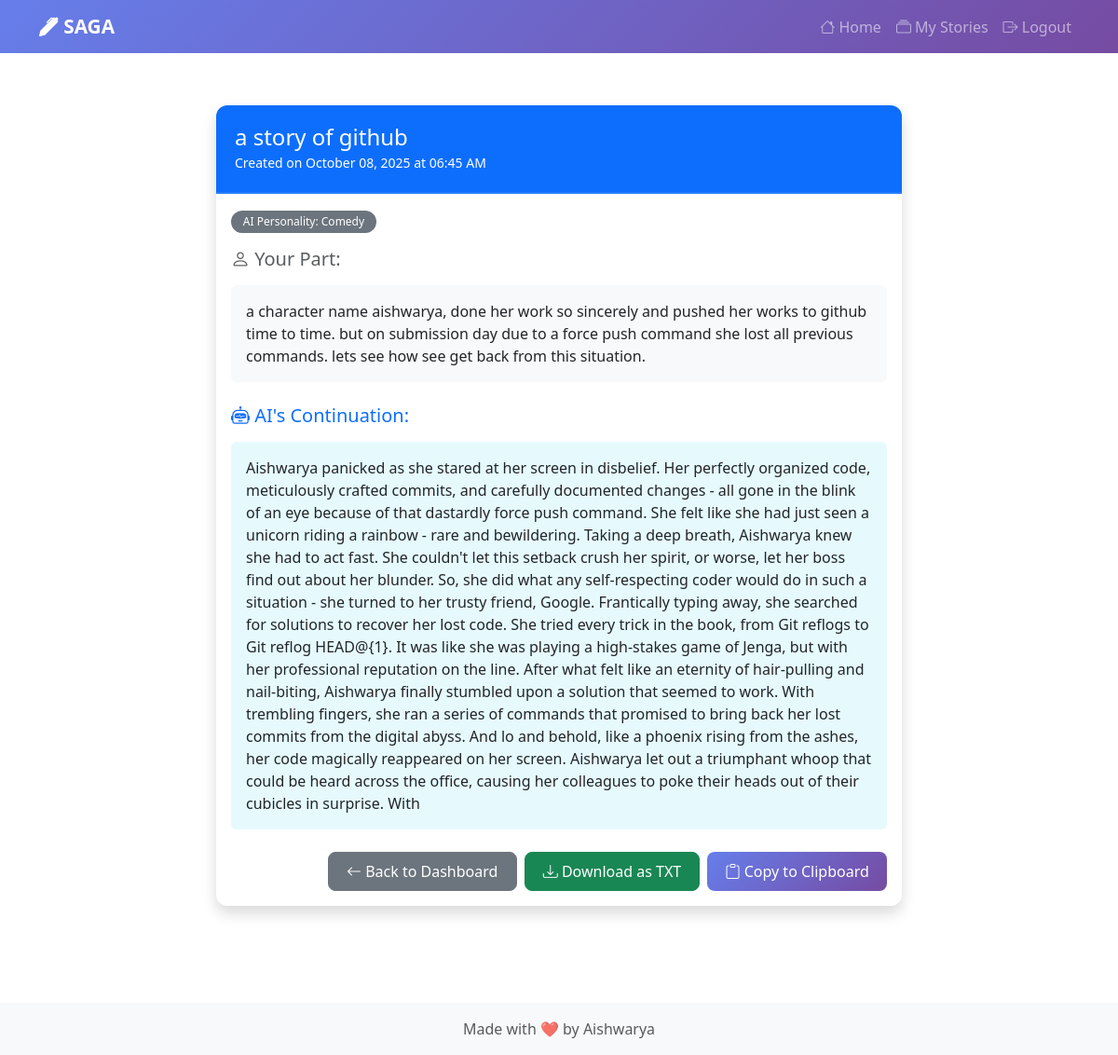
Page /story/8 (signed in) on the committed database.
### app.py (models this page shows, shortened)
class Story(db.Model):
    id = db.Column(db.Integer, primary_key=True)
    title = db.Column(db.String(200), nullable=False)
    user_input = db.Column(db.Text, nullable=False)
    ai_response = db.Column(db.Text, nullable=False)
    personality = db.Column(db.String(50), nullable=False)
    created_at = db.Column(db.DateTime, default=datetime.utcnow)
    user_session = db.Column(db.String(100), nullable=False)

### app.py (the view)
@app.route('/story/<int:story_id>')
@login_required
def view_story(story_id):
    story = Story.query.get_or_404(story_id)
    if story.user_session != current_user.username:
        return redirect(url_for('dashboard'))
    return render_template('story.html', story=story)

### app.py (called while the page is built)
@login_manager.user_loader
def load_user(user_id):
    return User.query.get(int(user_id))

### templates/story.html (shortened to what this page needs)
{% extends "base.html" %}
{% block content %}
<div class="row">
    <div class="col-lg-8 mx-auto">
        <div class="card shadow">
            <div class="card-header bg-primary text-white">
                <h4 class="mb-0">{{ story.title }}</h4>
                <small>Created on {{ story.created_at.strftime('%B %d, %Y at %I:%M %p') }}</small>
            </div>
            <div class="card-body">
                <div class="mb-3">
                    <span class="badge bg-secondary">AI Personality: {{ story.personality.title() }}</span>
                </div>
                <div class="story-section mb-4">
                    <h5 class="text-muted"><i class="bi bi-person"></i> Your Part:</h5>
                    <div class="p-3 bg-light rounded">
                        {{ story.user_input }}
                    </div>
                </div>
                <div class="story-section mb-4">
                    <h5 class="text-primary"><i class="bi bi-robot"></i> AI's Continuation:</h5>
                    <div class="p-3 bg-info bg-opacity-10 rounded">
                        {{ story.ai_response }}
                    </div>
                </div>
                <div class="d-grid gap-2 d-md-flex justify-content-md-end">
                    <a href="{{ url_for('dashboard') }}" class="btn btn-secondary">
                        <i class="bi bi-arrow-left"></i> Back to Dashboard
                    </a>
                    <a href="{{ url_for('download_story', story_id=story.id) }}" class="btn btn-success">
                        <i class="bi bi-download"></i> Download as TXT
                    </a>
                    <button class="btn btn-primary" id="copyBtn" data-story-id="{{ story.id }}">
                        <i class="bi bi-clipboard"></i> Copy to Clipboard
                    </button>
                </div>
            </div>
        </div>
    </div>
</div>
{% endblock %}

### static/css/style.css (style rules this page uses)
:root { --primary-color: #95abe8; --secondary-color: #6c757d; --success-color: #27ae60; --danger-color: #e74c3c; --light-bg: #f8f9fa; }
body { min-height: 100vh; display: flex; flex-direction: column; font-family: 'Segoe UI', Tahoma, Geneva, Verdana, sans-serif; }
.card { border: none; border-radius: 12px; overflow: hidden; transition: transform 0.3s, box-shadow 0.3s; }
.card-header { border-bottom: 2px solid rgba(255, 255, 255, 0.1); padding: 1.25rem; }
.btn { border-radius: 8px; padding: 0.5rem 1.2rem; transition: all 0.3s; font-weight: 500; }
.btn-primary { background: linear-gradient(135deg, #667eea 0%, #764ba2 100%); border: none; }
.story-section { margin-bottom: 1.5rem; }
.story-section h5 { margin-bottom: 1rem; }
.badge { padding: 0.4rem 0.8rem; border-radius: 20px; font-weight: 500; }

### rows in the picture
Story: title "a story of github", created_at "October 08, 2025 at 06:45 AM", personality "Comedy", user_input "a character name aishwarya, done her work so sincerely and pushed her works to github time to time. but on submission day due to a force push command she lost all previous commands. lets see how see get back from this situation.", ai_response "Aishwarya panicked as she stared at her screen in disbelief. Her perfectly organized code, meticulously crafted commits, and carefully documented changes - all gone in the blink of an eye because of that dastardly force push command. She felt like she had just seen a unicorn riding a rainbow - rare and bewildering. Taking a deep breath, Aishwarya knew she had to act fast. She couldn't let this setback crush her spirit, or worse, let her boss find out about her blunder. So, she did what any self-respecting coder would do in such a situation - she turned to her trusty friend, Google. Frantically typing away, she searched for solutions to recover her lost code. She tried every trick in the…"
